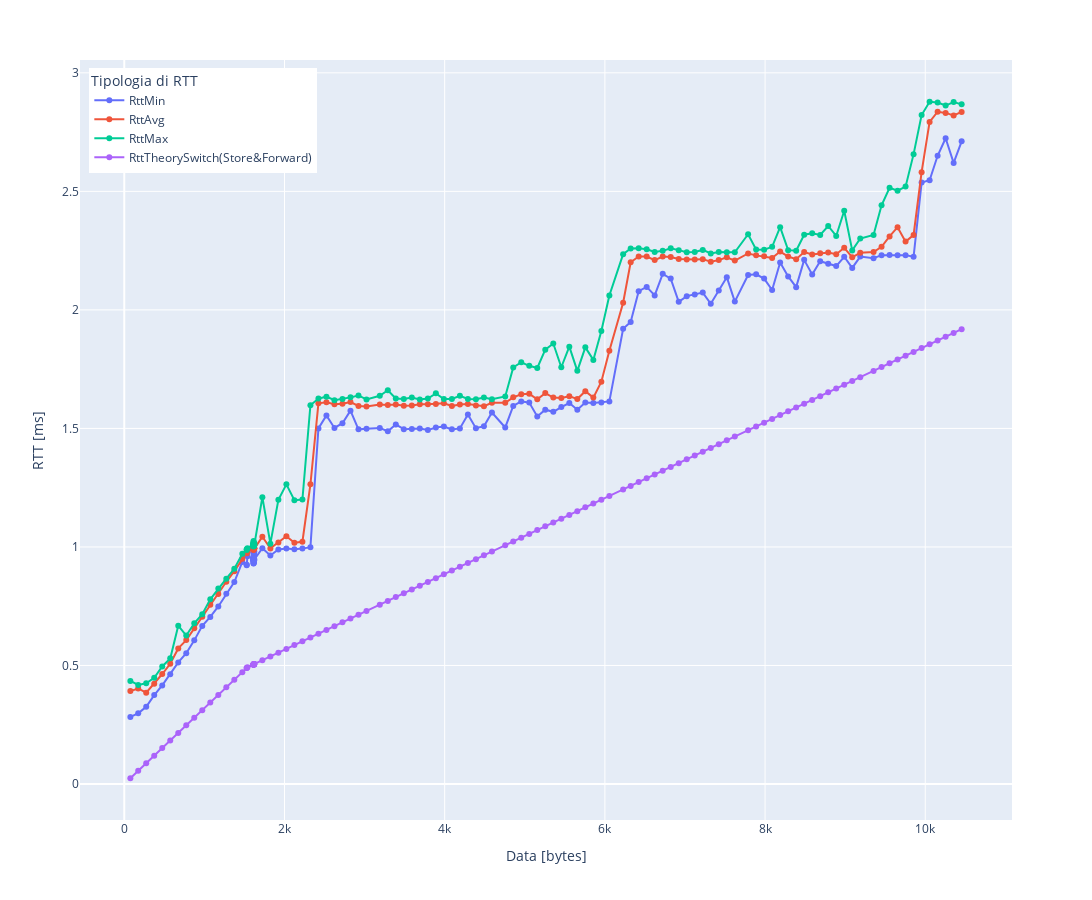

The notebook cell saved with this chart:
### Code cell
#Stampa RTT

fig = px.line(x=lenght,# y=[RttMin, RttAvg, RttMax, RttTheory, RttTheorySwitch],
                y= [RttMin, RttAvg, RttMax, RttTheorySwitch],
                markers=True ,labels=dict(x="Data [bytes]", value="RTT [ms]", variable="Tipologia di RTT"),
                width=1400, height= 900)

#newnamesFig = {'wide_variable_0':'RttMin', 'wide_variable_1':'RttAvg', 'wide_variable_2':'RttMax', 'wide_variable_3': 'RttTheory','wide_variable_4': 'RttTheorySwitch'}
newnamesFig = {'wide_variable_0':'RttMin', 'wide_variable_1':'RttAvg', 'wide_variable_2':'RttMax', 'wide_variable_3': 'RttTheorySwitch(Store&Forward)'}

fig.for_each_trace(lambda t: t.update(name = newnamesFig[t.name],
                                      legendgroup = newnamesFig[t.name],
                                      hovertemplate = t.hovertemplate.replace(t.name, newnamesFig[t.name])
                                     )
                  )
fig.update_layout(legend=dict(
    yanchor="top",
    y=0.99,
    xanchor="left",
    x=0.01
))

fig.show()

### Figure 1 — Plotly figure (JSON) as saved in the notebook; plotly's stock layout.template omitted (floating-point values rounded to 4 significant figures; data arrays with more than 128 entries replaced by an {"elided": "..."} marker saying what was removed)
{"data": [{"hovertemplate": "Tipologia di RTT=RttMin<br>Data [bytes]=%{x}<br>RTT [ms]=%{y}<extra></extra>", "legendgroup": "RttMin", "line": {"color": "#636efa", "dash": "solid"}, "marker": {"symbol": "circle"}, "mode": "markers+lines", "name": "RttMin", "orientation": "v", "showlegend": true, "type": "scatter", "x": {"elided": "131 int values"}, "xaxis": "x", "y": {"elided": "131 float values"}, "yaxis": "y"}, {"hovertemplate": "Tipologia di RTT=RttAvg<br>Data [bytes]=%{x}<br>RTT [ms]=%{y}<extra></extra>", "legendgroup": "RttAvg", "line": {"color": "#EF553B", "dash": "solid"}, "marker": {"symbol": "circle"}, "mode": "markers+lines", "name": "RttAvg", "orientation": "v", "showlegend": true, "type": "scatter", "x": {"elided": "131 int values"}, "xaxis": "x", "y": {"elided": "131 float values"}, "yaxis": "y"}, {"hovertemplate": "Tipologia di RTT=RttMax<br>Data [bytes]=%{x}<br>RTT [ms]=%{y}<extra></extra>", "legendgroup": "RttMax", "line": {"color": "#00cc96", "dash": "solid"}, "marker": {"symbol": "circle"}, "mode": "markers+lines", "name": "RttMax", "orientation": "v", "showlegend": true, "type": "scatter", "x": {"elided": "131 int values"}, "xaxis": "x", "y": {"elided": "131 float values"}, "yaxis": "y"}, {"hovertemplate": "Tipologia di RTT=RttTheorySwitch(Store&Forward)<br>Data [bytes]=%{x}<br>RTT [ms]=%{y}<extra></extra>", "legendgroup": "RttTheorySwitch(Store&Forward)", "line": {"color": "#ab63fa", "dash": "solid"}, "marker": {"symbol": "circle"}, "mode": "markers+lines", "name": "RttTheorySwitch(Store&Forward)", "orientation": "v", "showlegend": true, "type": "scatter", "x": {"elided": "131 int values"}, "xaxis": "x", "y": {"elided": "131 float values"}, "yaxis": "y"}], "layout": {"height": 900, "legend": {"title": {"text": "Tipologia di RTT"}, "tracegroupgap": 0, "x": 0.01, "xanchor": "left", "y": 0.99, "yanchor": "top"}, "margin": {"t": 60}, "width": 1400, "xaxis": {"anchor": "y", "domain": [0, 1], "title": {"text": "Data [bytes]"}}, "yaxis": {"anchor": "x", "domain": [0, 1], "title": {"text": "RTT [ms]"}}}}
